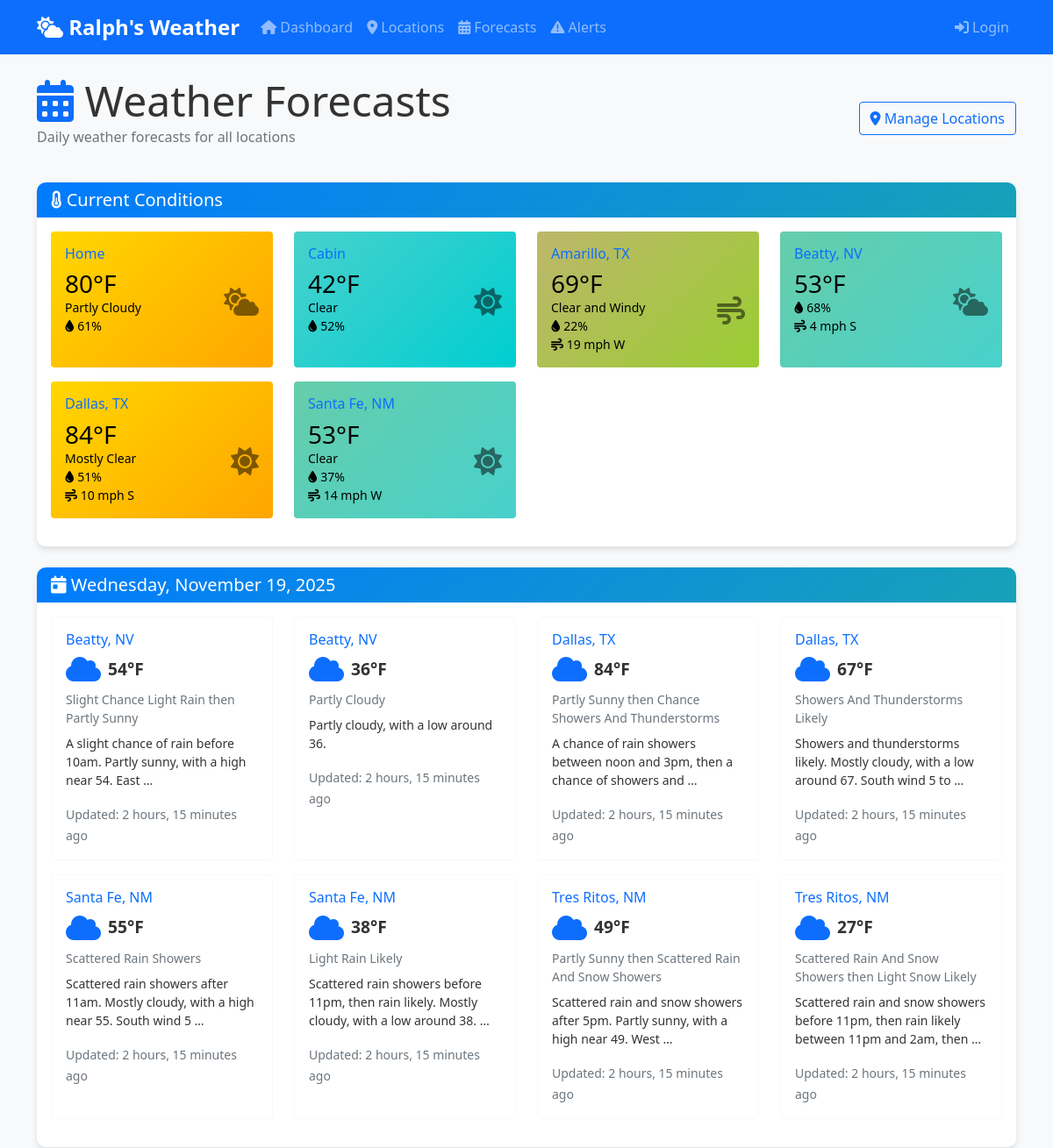
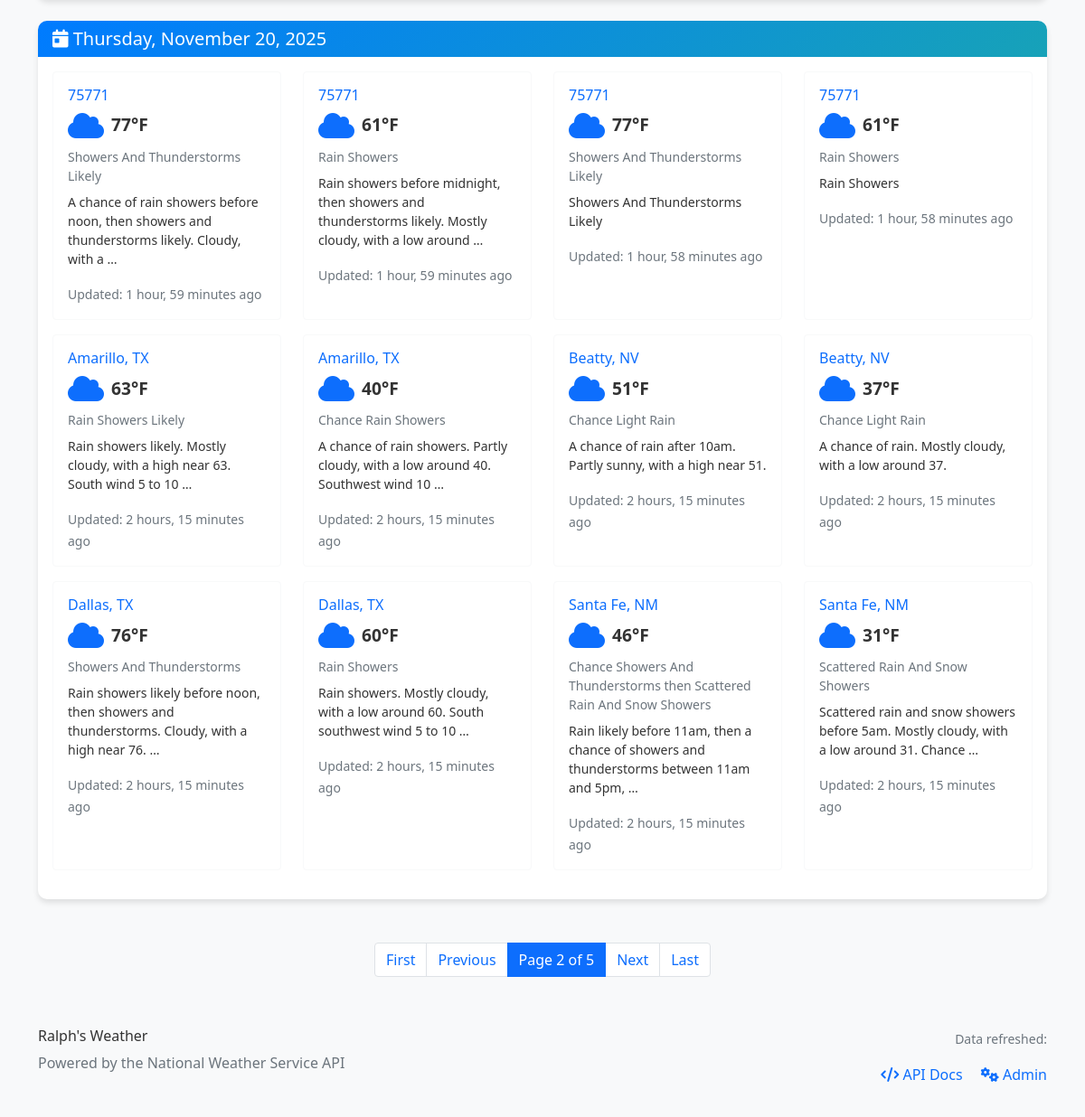
/forecasts/?page=2, run on the app's committed database (2 pictures, top to bottom).
### weather/models.py (models this page shows, shortened)
class TimeStampedModel(models.Model):
    created_at = models.DateTimeField(auto_now_add=True)
    updated_at = models.DateTimeField(auto_now=True)
    class Meta:
        abstract = True

class Location(TimeStampedModel):
    id = models.UUIDField(primary_key=True, default=uuid.uuid4, editable=False)
    name = models.CharField(max_length=200, help_text="Location name (e.g., 'Austin, TX')")
    custom_name = models.CharField(
        max_length=200,
        blank=True,
        help_text="Custom display name for this location (optional)"
    )
    latitude = models.DecimalField(
        max_digits=9,
        decimal_places=6,
        null=True,
        blank=True,
        validators=[MinValueValidator(-90), MaxValueValidator(90)],
        help_text="Latitude in decimal degrees"
    )
    longitude = models.DecimalField(
        max_digits=9,
        decimal_places=6,
        null=True,
        blank=True,
        validators=[MinValueValidator(-180), MaxValueValidator(180)],
        help_text="Longitude in decimal degrees"
    )
    zip_code = models.CharField(
        max_length=10,
        blank=True,
        help_text="US ZIP code"
    )
    nws_office = models.CharField(max_length=10, blank=True, help_text="NWS forecast office")
    grid_x = models.IntegerField(null=True, blank=True, help_text="NWS grid X coordinate")
    grid_y = models.IntegerField(null=True, blank=True, help_text="NWS grid Y coordinate")
    created_by = models.ForeignKey(
        User,
        on_delete=models.SET_NULL,
        null=True,
        blank=True,
        related_name='locations'
    )
    is_active = models.BooleanField(default=True)
    last_forecast_update = models.DateTimeField(null=True, blank=True)
    display_order = models.IntegerField(default=0, help_text="Order for displaying locations")
    current_temp = models.IntegerField(null=True, blank=True, help_text="Current temperature")
    current_conditions = models.CharField(max_length=200, blank=True, help_text="Current weather conditions")
    current_humidity = models.IntegerField(null=True, blank=True, help_text="Current humidity percentage")
    current_wind_speed = models.IntegerField(null=True, blank=True, help_text="Current wind speed in mph")
    current_wind_direction = models.CharField(max_length=10, blank=True, help_text="Current wind direction")
    last_observation_time = models.DateTimeField(null=True, blank=True, help_text="Last observation timestamp")
    class Meta:
        verbose_name = "Location"
        verbose_name_plural = "Locations"
        ordering = ['display_order', 'name']
        indexes = [
            models.Index(fields=['name']),
            models.Index(fields=['zip_code']),
            models.Index(fields=['created_by']),
            models.Index(fields=['last_forecast_update']),
        ]
    @property
    def display_name(self):
        return self.custom_name if self.custom_name else self.name

class ForecastPeriod(TimeStampedModel):
    class TemperatureUnit(models.TextChoices):
        FAHRENHEIT = 'F', 'Fahrenheit'
        CELSIUS = 'C', 'Celsius'
    class WindDirection(models.TextChoices):
        N = 'N', 'North'
        NE = 'NE', 'Northeast'
        E = 'E', 'East'
        SE = 'SE', 'Southeast'
        S = 'S', 'South'
        SW = 'SW', 'Southwest'
        W = 'W', 'West'
        NW = 'NW', 'Northwest'
    id = models.UUIDField(primary_key=True, default=uuid.uuid4, editable=False)
    location = models.ForeignKey(Location, on_delete=models.CASCADE, related_name='forecasts')
    forecast_date = models.DateField(help_text="Date this forecast is for")
    period_start = models.DateTimeField(help_text="Start of forecast period")
    period_end = models.DateTimeField(help_text="End of forecast period")
    is_daytime = models.BooleanField(default=True, help_text="Whether this is a daytime forecast")
    temperature = models.IntegerField(
        validators=[MinValueValidator(-50), MaxValueValidator(150)],
        help_text="Temperature value"
    )
    temperature_unit = models.CharField(
        max_length=1,
        choices=TemperatureUnit.choices,
        default=TemperatureUnit.FAHRENHEIT
    )
    apparent_temperature = models.IntegerField(
        null=True, blank=True,
        validators=[MinValueValidator(-50), MaxValueValidator(150)],
        help_text="Feels-like temperature"
    )
    short_forecast = models.CharField(max_length=200, help_text="Brief forecast description")
    detailed_forecast = models.TextField(blank=True, help_text="Detailed forecast text")
    wind_speed = models.IntegerField(
        validators=[MinValueValidator(0), MaxValueValidator(200)],
        help_text="Wind speed in mph"
    )
    wind_direction = models.CharField(
        max_length=2,
        choices=WindDirection.choices,
        blank=True
    )
    wind_gust = models.IntegerField(
        null=True, blank=True,
        validators=[MinValueValidator(0), MaxValueValidator(200)],
        help_text="Wind gust speed in mph"
    )
    precipitation_probability = models.IntegerField(
        null=True, blank=True,
        validators=[MinValueValidator(0), MaxValueValidator(100)],
        help_text="Chance of precipitation as percentage"
    )
    nws_data_url = models.URLField(blank=True, help_text="Source NWS API URL")
    raw_data = models.JSONField(null=True, blank=True, help_text="Raw API response data")
    class Meta:
        verbose_name = "Forecast Period"
        verbose_name_plural = "Forecast Periods"
        ordering = ['location', 'period_start']
        unique_together = ['location', 'period_start', 'period_end']
        indexes = [
            models.Index(fields=['location', 'forecast_date']),
            models.Index(fields=['period_start']),
            models.Index(fields=['created_at']),
        ]

class DailyForecast(ForecastPeriod):
    high_temperature = models.IntegerField(
        null=True, blank=True,
        validators=[MinValueValidator(-50), MaxValueValidator(150)],
        help_text="High temperature for the day"
    )
    low_temperature = models.IntegerField(
        null=True, blank=True,
        validators=[MinValueValidator(-50), MaxValueValidator(150)],
        help_text="Low temperature for the day"
    )
    class Meta:
        verbose_name = "Daily Forecast"
        verbose_name_plural = "Daily Forecasts"
        ordering = ['location', 'forecast_date']

### weather/views.py (the view)
# urls.py: path('forecasts/', views.ForecastListView.as_view(), name='forecast-list'),
class ForecastListView(ListView):
    model = DailyForecast
    template_name = 'weather/forecast_list.html'
    context_object_name = 'forecasts'
    paginate_by = 20
    def get_queryset(self):
        return DailyForecast.objects.select_related('location').filter(
            location__is_active=True,
            forecast_date__gte=timezone.now().date()
        ).order_by('forecast_date', 'location__name')
    def get_context_data(self, **kwargs):
        context = super().get_context_data(**kwargs)
        context['page_title'] = 'Weather Forecasts'
        locations = Location.objects.filter(is_active=True).exclude(current_temp__isnull=True)
        context['locations_with_current'] = locations
        return context

### templates/weather/forecast_list.html (shortened to what this page needs)
{% extends "weather/base.html" %}
{% block content %}
<div class="d-flex justify-content-between align-items-center mb-4">
    <div>
        <h1 class="display-5 mb-0">
            <i class="fas fa-calendar-alt text-primary"></i> Weather Forecasts
        </h1>
        <p class="text-muted">Daily weather forecasts for all locations</p>
    </div>
    <div>
        <a href="{% url 'weather:location-list' %}" class="btn btn-outline-primary">
            <i class="fas fa-map-marker-alt"></i> Manage Locations
        </a>
    </div>
</div>
{% if locations_with_current %}
<div class="row mb-4">
    <div class="col-12">
        <div class="card weather-card">
            <div class="card-header">
                <h5 class="mb-0">
                    <i class="fas fa-thermometer-half"></i> Current Conditions
                </h5>
            </div>
            <div class="card-body">
                <div class="row">
                    {% for location in locations_with_current %}
                    <div class="col-lg-3 col-md-4 col-sm-6 mb-3">
                        <div class="card border-0 temp-bg-{{ location.current_temp }} h-100">
                            <div class="card-body p-3">
                                <h6 class="card-title mb-2">
                                    <a href="{% url 'weather:location-detail' location.id %}" class="text-decoration-none">
                                        {{ location.display_name }}
                                    </a>
                                </h6>
                                <div class="d-flex align-items-center justify-content-between">
                                    <div>
                                        <h3 class="mb-0">{{ location.current_temp }}°F</h3>
                                        <p class="mb-0 small">{{ location.current_conditions }}</p>
                                        {% if location.current_humidity %}
                                        <p class="mb-0 small"><i class="fas fa-tint"></i> {{ location.current_humidity }}%</p>
                                        {% endif %}
                                        {% if location.current_wind_speed %}
                                        <p class="mb-0 small"><i class="fas fa-wind"></i> {{ location.current_wind_speed }} mph {{ location.current_wind_direction }}</p>
                                        {% endif %}
                                    </div>
                                    <div>
                                        <i class="fas fa-{% if 'storm' in location.current_conditions|lower or 'thunder' in location.current_conditions|lower or 't-storm' in location.current_conditions|lower %}bolt{% elif 'ice' in location.current_conditions|lower or 'icy' in location.current_conditions|lower or 'freezing' in location.current_conditions|lower or 'sleet' in location.current_conditions|lower %}icicles{% elif 'snow' in location.current_conditions|lower or 'flurries' in location.current_conditions|lower or 'blizzard' in location.current_conditions|lower %}snowflake{% elif 'fog' in location.current_conditions|lower or 'mist' in location.current_conditions|lower or 'haze' in location.current_conditions|lower %}smog{% elif 'rain' in location.current_conditions|lower or 'shower' in location.current_conditions|lower or 'drizzle' in location.current_conditions|lower %}cloud-rain{% elif 'wind' in location.current_conditions|lower and 'cloudy' not in location.current_conditions|lower %}wind{% elif 'partly' in location.current_conditions|lower %}cloud-sun{% elif 'sunny' in location.current_conditions|lower or 'clear' in location.current_conditions|lower or 'fair' in location.current_conditions|lower %}sun{% elif 'cloud' in location.current_conditions|lower or 'overcast' in location.current_conditions|lower %}cloud{% else %}cloud-sun{% endif %} fa-2x" style="opacity: 0.5;"></i>
                                    </div>
                                </div>
                            </div>
                        </div>
                    </div>
                    {% endfor %}
                </div>
            </div>
        </div>
    </div>
</div>
{% endif %}
{% if forecasts %}
<div class="row">
    {% regroup forecasts by forecast_date as forecast_groups %}
    {% for date_group in forecast_groups %}
    <div class="col-12 mb-4">
        <div class="card weather-card">
            <div class="card-header">
                <h5 class="mb-0">
                    <i class="fas fa-calendar-day"></i> {{ date_group.grouper|date:"l, F j, Y" }}
                </h5>
            </div>
            <div class="card-body">
                <div class="row">
                    {% for forecast in date_group.list %}
                    <div class="col-lg-3 col-md-4 col-sm-6 mb-3">
                        <div class="card border-light h-100">
                            <div class="card-body">
                                <h6 class="card-title">
                                    <a href="{% url 'weather:location-detail' forecast.location.id %}"
                                       class="text-decoration-none">
                                        {{ forecast.location.name }}
                                    </a>
                                </h6>
                                <div class="d-flex align-items-center mb-2">
                                    {% if forecast.icon_url %}
                                    <img src="{{ forecast.icon_url }}" alt="{{ forecast.short_forecast }}"
                                         style="width: 40px;" class="me-2">
                                    {% else %}
                                    <i class="fas fa-cloud text-primary me-2" style="font-size: 2rem;"></i>
                                    {% endif %}
                                    <div>
                                        <div class="temperature-small">
                                            {% if forecast.high_temperature and forecast.low_temperature %}
                                                {{ forecast.high_temperature }}° / {{ forecast.low_temperature }}°
                                            {% elif forecast.temperature %}
                                                {{ forecast.temperature }}°{{ forecast.temperature_unit }}
                                            {% endif %}
                                        </div>
                                    </div>
                                </div>
                                <p class="small text-muted mb-2">{{ forecast.short_forecast }}</p>
                                {% if forecast.detailed_forecast %}
                                <p class="small">{{ forecast.detailed_forecast|truncatewords:15 }}</p>
                                {% endif %}
                                <div class="mt-auto">
                                    <small class="text-muted">
                                        Updated: {{ forecast.created_at|timesince }} ago
                                    </small>
                                </div>
                            </div>
                        </div>
                    </div>
                    {% endfor %}
                </div>
            </div>
        </div>
    </div>
    {% endfor %}
</div>
{% if is_paginated %}
<nav aria-label="Forecasts pagination" class="mt-4">
    <ul class="pagination justify-content-center">
        {% if page_obj.has_previous %}
            <li class="page-item">
                <a class="page-link" href="?page=1">First</a>
            </li>
            <li class="page-item">
                <a class="page-link" href="?page={{ page_obj.previous_page_number }}">Previous</a>
            </li>
        {% endif %}
        <li class="page-item active">
            <span class="page-link">
                Page {{ page_obj.number }} of {{ page_obj.paginator.num_pages }}
            </span>
        </li>
        {% if page_obj.has_next %}
            <li class="page-item">
                <a class="page-link" href="?page={{ page_obj.next_page_number }}">Next</a>
            </li>
            <li class="page-item">
                <a class="page-link" href="?page={{ page_obj.paginator.num_pages }}">Last</a>
            </li>
        {% endif %}
    </ul>
</nav>
{% endif %}
{% endif %}
{% endblock %}

### data on the page
Location: display_name "Home", current_temp "80", current_conditions "Partly Cloudy", current_humidity "61"
Location: display_name "Cabin", current_temp "42", current_conditions "Clear", current_humidity "52"
Location: display_name "Amarillo, TX", current_temp "69", current_conditions "Clear and Windy", current_humidity "22", current_wind_speed "19", current_wind_direction "W"
Location: display_name "Beatty, NV", current_temp "53", current_humidity "68", current_wind_speed "4", current_wind_direction "S"
Location: display_name "Dallas, TX", current_temp "84", current_conditions "Mostly Clear", current_humidity "51", current_wind_speed "10", current_wind_direction "S"
Location: display_name "Santa Fe, NM", current_temp "53", current_conditions "Clear", current_humidity "37", current_wind_speed "14", current_wind_direction "W"
ForecastPeriod: grouper "Wednesday, November 19, 2025"
DailyForecast: location.name "Beatty, NV", temperature "54", temperature_unit "F", short_forecast "Slight Chance Light Rain then Partly Sunny", detailed_forecast "A slight chance of rain before 10am. Partly sunny, with a high near 54. East …", created_at "2 hours, 15 minutes"
DailyForecast: location.name "Beatty, NV", temperature "36", temperature_unit "F", short_forecast "Partly Cloudy", detailed_forecast "Partly cloudy, with a low around 36.", created_at "2 hours, 15 minutes"
DailyForecast: location.name "Dallas, TX", temperature "84", temperature_unit "F", short_forecast "Partly Sunny then Chance Showers And Thunderstorms", detailed_forecast "A chance of rain showers between noon and 3pm, then a chance of showers and …", created_at "2 hours, 15 minutes"
DailyForecast: location.name "Dallas, TX", temperature "67", temperature_unit "F", short_forecast "Showers And Thunderstorms Likely", detailed_forecast "Showers and thunderstorms likely. Mostly cloudy, with a low around 67. South wind 5 to …", created_at "2 hours, 15 minutes"
DailyForecast: location.name "Santa Fe, NM", temperature "55", temperature_unit "F", short_forecast "Scattered Rain Showers", detailed_forecast "Scattered rain showers after 11am. Mostly cloudy, with a high near 55. South wind 5 …", created_at "2 hours, 15 minutes"
DailyForecast: location.name "Santa Fe, NM", temperature "38", temperature_unit "F", short_forecast "Light Rain Likely", detailed_forecast "Scattered rain showers before 11pm, then rain likely. Mostly cloudy, with a low around 38. …", created_at "2 hours, 15 minutes"
DailyForecast: location.name "Tres Ritos, NM", temperature "49", temperature_unit "F", short_forecast "Partly Sunny then Scattered Rain And Snow Showers", detailed_forecast "Scattered rain and snow showers after 5pm. Partly sunny, with a high near 49. West …", created_at "2 hours, 15 minutes"
DailyForecast: location.name "Tres Ritos, NM", temperature "27", temperature_unit "F", short_forecast "Scattered Rain And Snow Showers then Light Snow Likely", detailed_forecast "Scattered rain and snow showers before 11pm, then rain likely between 11pm and 2am, then …", created_at "2 hours, 15 minutes"
ForecastPeriod: grouper "Thursday, November 20, 2025"
DailyForecast: location.name "75771", temperature "77", temperature_unit "F", short_forecast "Showers And Thunderstorms Likely", detailed_forecast "A chance of rain showers before noon, then showers and thunderstorms likely. Cloudy, with a …", created_at "1 hour, 59 minutes"
DailyForecast: location.name "75771", temperature "61", temperature_unit "F", short_forecast "Rain Showers", detailed_forecast "Rain showers before midnight, then showers and thunderstorms likely. Mostly cloudy, with a low around …", created_at "1 hour, 59 minutes"
DailyForecast: location.name "75771", temperature "77", temperature_unit "F", short_forecast "Showers And Thunderstorms Likely", detailed_forecast "Showers And Thunderstorms Likely", created_at "1 hour, 58 minutes"
DailyForecast: location.name "75771", temperature "61", temperature_unit "F", short_forecast "Rain Showers", detailed_forecast "Rain Showers", created_at "1 hour, 58 minutes"
DailyForecast: location.name "Amarillo, TX", temperature "63", temperature_unit "F", short_forecast "Rain Showers Likely", detailed_forecast "Rain showers likely. Mostly cloudy, with a high near 63. South wind 5 to 10 …", created_at "2 hours, 15 minutes"
DailyForecast: location.name "Amarillo, TX", temperature "40", temperature_unit "F", short_forecast "Chance Rain Showers", detailed_forecast "A chance of rain showers. Partly cloudy, with a low around 40. Southwest wind 10 …", created_at "2 hours, 15 minutes"
DailyForecast: location.name "Beatty, NV", temperature "51", temperature_unit "F", short_forecast "Chance Light Rain", detailed_forecast "A chance of rain after 10am. Partly sunny, with a high near 51.", created_at "2 hours, 15 minutes"
DailyForecast: location.name "Beatty, NV", temperature "37", temperature_unit "F", short_forecast "Chance Light Rain", detailed_forecast "A chance of rain. Mostly cloudy, with a low around 37.", created_at "2 hours, 15 minutes"
DailyForecast: location.name "Dallas, TX", temperature "76", temperature_unit "F", short_forecast "Showers And Thunderstorms", detailed_forecast "Rain showers likely before noon, then showers and thunderstorms. Cloudy, with a high near 76. …", created_at "2 hours, 15 minutes"
DailyForecast: location.name "Dallas, TX", temperature "60", temperature_unit "F", short_forecast "Rain Showers", detailed_forecast "Rain showers. Mostly cloudy, with a low around 60. South southwest wind 5 to 10 …", created_at "2 hours, 15 minutes"
DailyForecast: location.name "Santa Fe, NM", temperature "46", temperature_unit "F", short_forecast "Chance Showers And Thunderstorms then Scattered Rain And Snow Showers", detailed_forecast "Rain likely before 11am, then a chance of showers and thunderstorms between 11am and 5pm, …", created_at "2 hours, 15 minutes"
DailyForecast: location.name "Santa Fe, NM", temperature "31", temperature_unit "F", short_forecast "Scattered Rain And Snow Showers", detailed_forecast "Scattered rain and snow showers before 5am. Mostly cloudy, with a low around 31. Chance …", created_at "2 hours, 15 minutes"

### other printed values
{{ page_obj.number }} "2"
{{ page_obj.paginator.num_pages }} "5"
